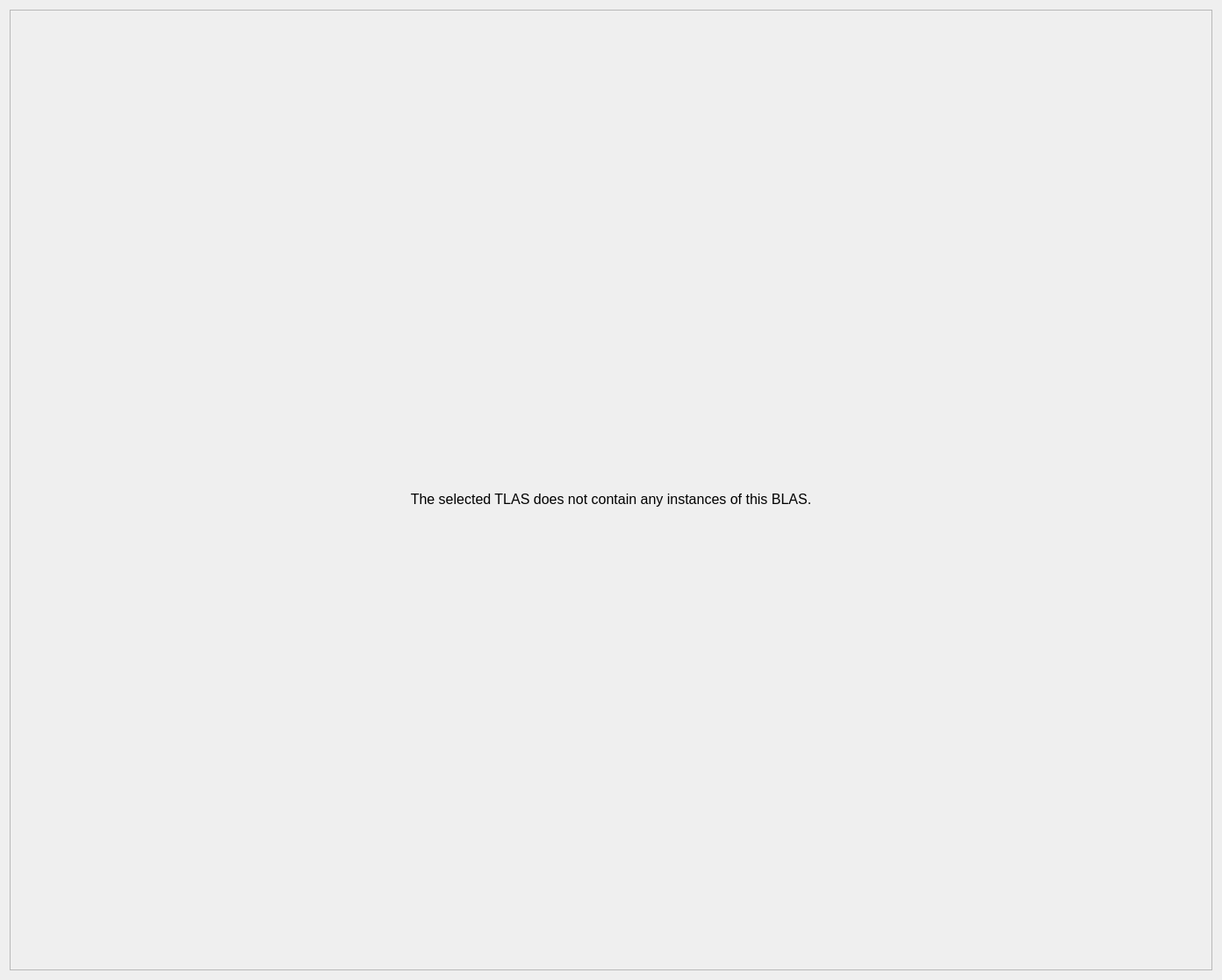
<?xml version="1.0" encoding="UTF-8"?>
<ui version="4.0">
 <class>TlasInstancesPane</class>
 <widget class="QWidget" name="TlasInstancesPane">
  <property name="geometry">
   <rect>
    <x>0</x>
    <y>0</y>
    <width>1392</width>
    <height>1116</height>
   </rect>
  </property>
  <layout class="QHBoxLayout" name="horizontal_layout_">
   <item>
    <widget class="QScrollArea" name="main_scroll_area_">
     <property name="widgetResizable">
      <bool>true</bool>
     </property>
     <widget class="QWidget" name="main_content_">
      <property name="geometry">
       <rect>
        <x>0</x>
        <y>0</y>
        <width>1372</width>
        <height>1096</height>
       </rect>
      </property>
      <layout class="QVBoxLayout" name="vertical_layout_stack_">
       <property name="leftMargin">
        <number>0</number>
       </property>
       <property name="topMargin">
        <number>0</number>
       </property>
       <property name="rightMargin">
        <number>0</number>
       </property>
       <property name="bottomMargin">
        <number>0</number>
       </property>
       <item>
        <widget class="QStackedWidget" name="table_valid_switch_">
         <property name="currentIndex">
          <number>0</number>
         </property>
         <widget class="QWidget" name="table_empty_">
          <layout class="QVBoxLayout" name="table_empty_layout_">
           <property name="leftMargin">
            <number>0</number>
           </property>
           <property name="topMargin">
            <number>0</number>
           </property>
           <property name="rightMargin">
            <number>0</number>
           </property>
           <property name="bottomMargin">
            <number>0</number>
           </property>
           <item>
            <spacer name="vertical_spacer_2_">
             <property name="orientation">
              <enum>Qt::Vertical</enum>
             </property>
             <property name="sizeHint" stdset="0">
              <size>
               <width>0</width>
               <height>0</height>
              </size>
             </property>
            </spacer>
           </item>
           <item>
            <widget class="QLabel" name="label_1_">
             <property name="sizePolicy">
              <sizepolicy hsizetype="Preferred" vsizetype="Fixed">
               <horstretch>0</horstretch>
               <verstretch>0</verstretch>
              </sizepolicy>
             </property>
             <property name="text">
              <string/>
             </property>
             <property name="pixmap">
              <pixmap resource="resources.qrc">:/Resources/assets/stop_128x128.png</pixmap>
             </property>
             <property name="alignment">
              <set>Qt::AlignCenter</set>
             </property>
            </widget>
           </item>
           <item>
            <widget class="ScaledLabel" name="label_2_">
             <property name="sizePolicy">
              <sizepolicy hsizetype="Preferred" vsizetype="Fixed">
               <horstretch>0</horstretch>
               <verstretch>0</verstretch>
              </sizepolicy>
             </property>
             <property name="font">
              <font>
               <pointsize>12</pointsize>
              </font>
             </property>
             <property name="text">
              <string>The selected TLAS does not contain any instances of this BLAS.</string>
             </property>
             <property name="alignment">
              <set>Qt::AlignCenter</set>
             </property>
            </widget>
           </item>
           <item>
            <spacer name="vertical_spacer_3_">
             <property name="orientation">
              <enum>Qt::Vertical</enum>
             </property>
             <property name="sizeHint" stdset="0">
              <size>
               <width>0</width>
               <height>0</height>
              </size>
             </property>
            </spacer>
           </item>
          </layout>
         </widget>
         <widget class="QWidget" name="table_valid_">
          <layout class="QVBoxLayout" name="table_valid_layout_">
           <property name="leftMargin">
            <number>0</number>
           </property>
           <property name="topMargin">
            <number>0</number>
           </property>
           <property name="rightMargin">
            <number>0</number>
           </property>
           <property name="bottomMargin">
            <number>0</number>
           </property>
           <item>
            <layout class="QHBoxLayout" name="bvh_layout_">
             <property name="leftMargin">
              <number>0</number>
             </property>
             <property name="topMargin">
              <number>0</number>
             </property>
             <property name="rightMargin">
              <number>0</number>
             </property>
             <property name="bottomMargin">
              <number>0</number>
             </property>
             <item>
              <widget class="ScaledLabel" name="title_tlas_address_">
               <property name="sizePolicy">
                <sizepolicy hsizetype="Minimum" vsizetype="Fixed">
                 <horstretch>0</horstretch>
                 <verstretch>0</verstretch>
                </sizepolicy>
               </property>
               <property name="text">
                <string>No node selected.</string>
               </property>
              </widget>
             </item>
             <item>
              <spacer name="horizontal_spacer_">
               <property name="orientation">
                <enum>Qt::Horizontal</enum>
               </property>
               <property name="sizeType">
                <enum>QSizePolicy::Fixed</enum>
               </property>
               <property name="sizeHint" stdset="0">
                <size>
                 <width>10</width>
                 <height>10</height>
                </size>
               </property>
              </spacer>
             </item>
             <item>
              <spacer name="horizontal_spacer_end_">
               <property name="orientation">
                <enum>Qt::Horizontal</enum>
               </property>
               <property name="sizeType">
                <enum>QSizePolicy::Expanding</enum>
               </property>
               <property name="sizeHint" stdset="0">
                <size>
                 <width>20</width>
                 <height>20</height>
                </size>
               </property>
              </spacer>
             </item>
            </layout>
           </item>
           <item>
            <spacer name="vertical_spacer_">
             <property name="orientation">
              <enum>Qt::Vertical</enum>
             </property>
             <property name="sizeType">
              <enum>QSizePolicy::Fixed</enum>
             </property>
             <property name="sizeHint" stdset="0">
              <size>
               <width>20</width>
               <height>20</height>
              </size>
             </property>
            </spacer>
           </item>
           <item>
            <widget class="TextSearchWidget" name="search_box_"/>
           </item>
           <item>
            <widget class="QTableView" name="instances_table_" native="true">
             <property name="sizePolicy">
              <sizepolicy hsizetype="Preferred" vsizetype="Minimum">
               <horstretch>0</horstretch>
               <verstretch>0</verstretch>
              </sizepolicy>
             </property>
            </widget>
           </item>
          </layout>
         </widget>
        </widget>
       </item>
      </layout>
     </widget>
    </widget>
   </item>
  </layout>
 </widget>
 <customwidgets>
  <customwidget>
   <class>ScaledLabel</class>
   <extends>QLabel</extends>
   <header>qt_common/custom_widgets/scaled_label.h</header>
  </customwidget>
  <customwidget>
   <class>TextSearchWidget</class>
   <extends>QLineEdit</extends>
   <header>qt_common/custom_widgets/text_search_widget.h</header>
  </customwidget>
 </customwidgets>
 <resources>
  <include location="../../resources.qrc"/>
 </resources>
 <connections/>
</ui>
